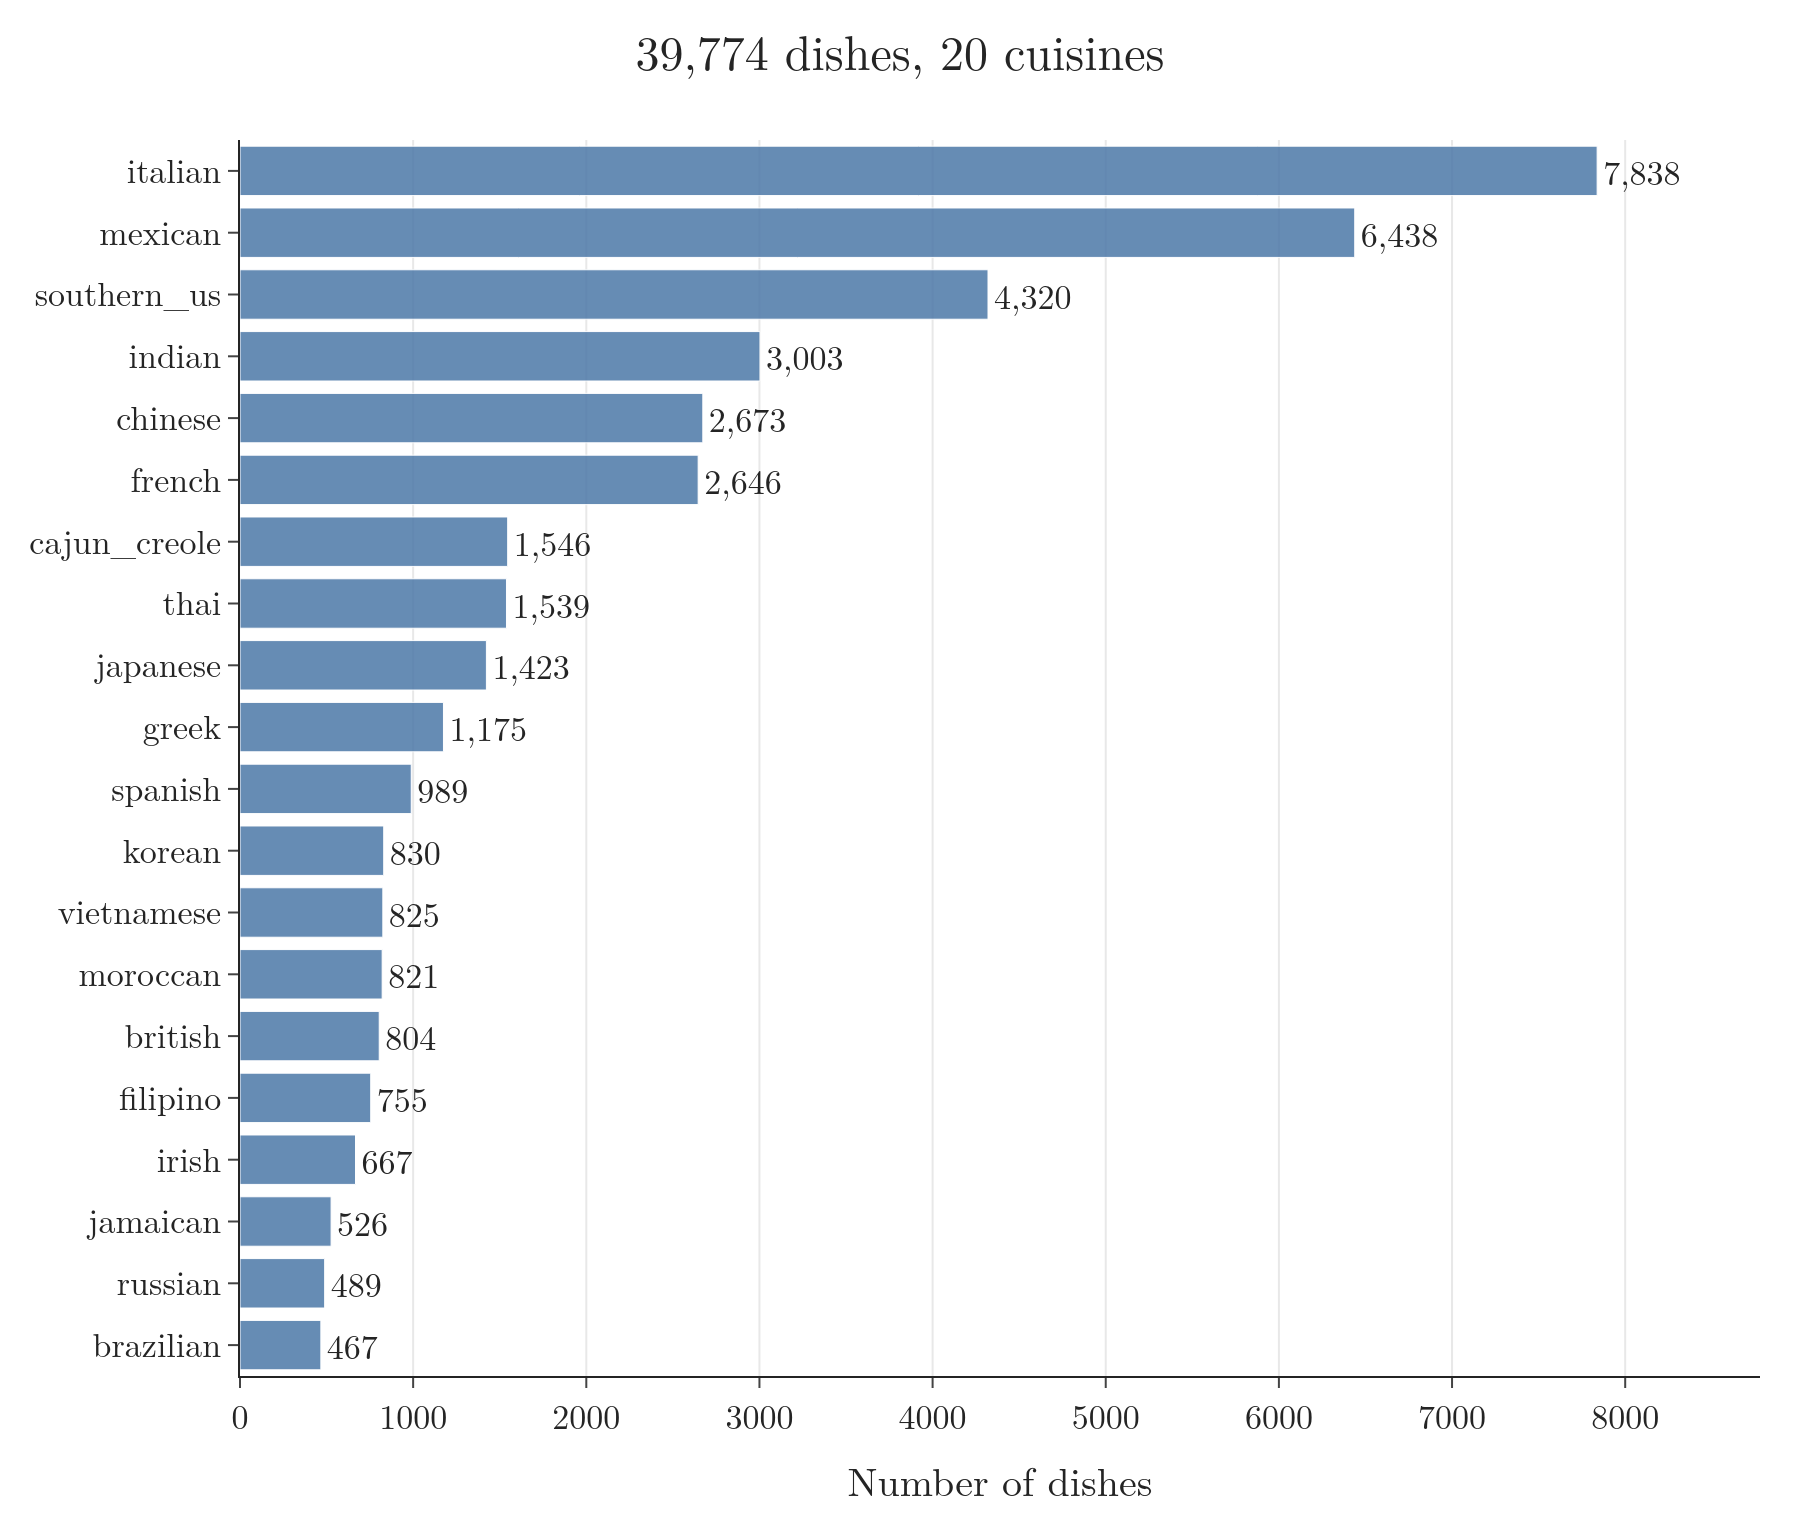

Source code (Python):
"""The recipe data from train.json: how many dishes of each cuisine (the label we would predict)."""
from pathlib import Path
import pandas as pd
import plotly.graph_objects as go

here = Path(__file__).parent
df = pd.read_json(here.parent / "data" / "train.json")
counts = df["cuisine"].value_counts()[::-1]                       # largest on top
fig = go.Figure(go.Bar(x=counts.values, y=counts.index, orientation="h", marker=dict(color="#4C78A8", opacity=0.85),
                       text=[f"{v:,}" for v in counts.values], textposition="outside"))
fig.update_layout(template="simple_white", width=900, height=760, font=dict(family="Latin Modern Roman", size=17),
                  title=dict(text=f"{len(df):,} dishes, {len(counts)} cuisines", x=0.5),
                  xaxis=dict(title="Number of dishes", showgrid=True, range=[0, counts.max() * 1.12]),
                  margin=dict(l=120, r=20, t=70, b=60))
fig.write_image(here / "cuisines.png", scale=2)
fig.write_image(here / "cuisines.pdf")
